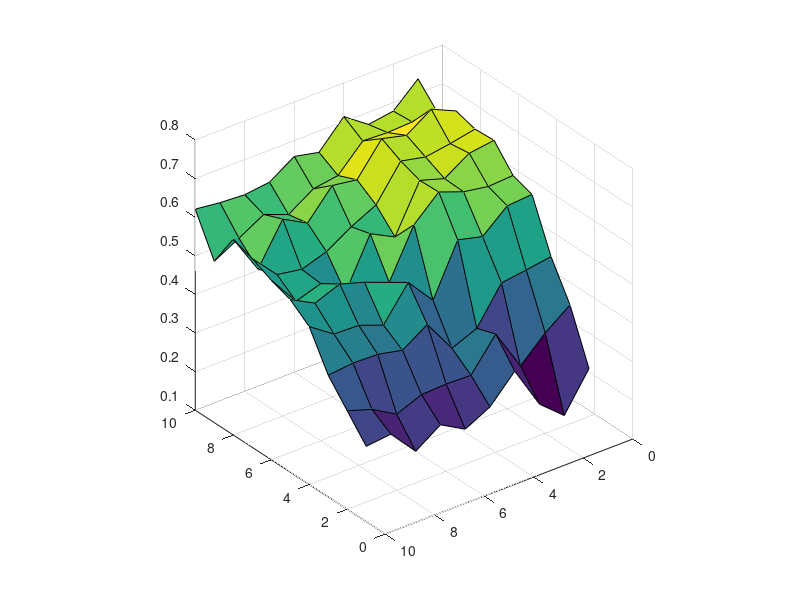

MATLAB code to generate this figure: (Note: this script raises an error after producing the figure.)
result = [0.275	0.408 0.501 0.630 0.647 0.706 0.703 0.718 0.684 0.737;
          0.178 0.360 0.491 0.625 0.643 0.697 0.690 0.747 0.682 0.678;
          0.232 0.299 0.482 0.570 0.654 0.656 0.680 0.704 0.679 0.668;
          0.342 0.406 0.389 0.586 0.678 0.676 0.694 0.720 0.682 0.713;
          0.274 0.324 0.362 0.454 0.618 0.554 0.605 0.638 0.617 0.645;
          0.241 0.326 0.448 0.525 0.493 0.587 0.573 0.648 0.607 0.659;
          0.277 0.323 0.406 0.439 0.518 0.459 0.533 0.575 0.565 0.617;
          0.233 0.297 0.420 0.463 0.538 0.507 0.512 0.610 0.590 0.609;
          0.302 0.334 0.422 0.465 0.513 0.486 0.523 0.505 0.553 0.613;
          0.295 0.355 0.415 0.509 0.547 0.565 0.589 0.607 0.518 0.621];
av = linspace(1, 10, 10);
predictor = linspace(1, 10, 10);
[axis1, axis2] = meshgrid(av, predictor);

figure;
s = surf(av, predictor, result);
camorbit(270, 0);
s.EdgeColor = 'none';
xlabel('AV iteration');
ylabel('predictor iteration');
zlabel('Success Rate');
colormap('turbo');
colorbar;
set(gcf, 'Units', 'Inches');
pos = get(gcf, 'Position');
set(gcf, ...
    'PaperPositionMode','Auto', ...
    'PaperUnits','Inches', ...
    'PaperSize',[pos(3), pos(4)]);
% print(gcf, '3D', '-dpdf', '-r0');

figure;
h = heatmap(result, ...
    'Title','Success Rate', ...
    'XLabel','AV iteration', ...
    'YLabel','predictor iteration', ...
    'GridVisible','on');
%h.CellLabelColor='none';
colormap('turbo');
set(gcf, 'Units', 'Inches');
pos = get(gcf, 'Position');
set(gcf, ...
    'PaperPositionMode','Auto', ...
    'PaperUnits','Inches', ...
    'PaperSize',[pos(3), pos(4)]);
print(gcf, 'heat_map', '-dpdf', '-r0');

figure;
h = heatmap(result, ...
    'Title','Success Rate', ...
    'XLabel','AV iteration', ...
    'YLabel','predictor iteration', ...
    'GridVisible','off');
h.CellLabelColor = 'none';
colormap('turbo');
set(gcf, 'Units', 'Inches');
pos = get(gcf, 'Position');
set(gcf, ...
    'PaperPositionMode','Auto', ...
    'PaperUnits','Inches', ...
    'PaperSize',[pos(3), pos(4)]);
print(gcf, 'heat_map_nogird', '-dpdf', '-r0');
